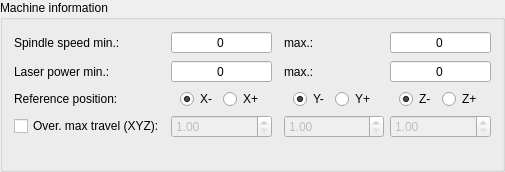
         <widget class="QGroupBox" name="grpGRBL">
          <property name="title">
           <string>Machine information</string>
          </property>
          <layout class="QVBoxLayout" name="verticalLayout_5">
           <item>
            <layout class="QGridLayout" name="gridLayout_2" columnstretch="4,3,3,3,3">
             <item row="1" column="0">
              <widget class="QLabel" name="label_18">
               <property name="text">
                <string>Laser power min.:</string>
               </property>
              </widget>
             </item>
             <item row="0" column="3">
              <widget class="QLabel" name="label_13">
               <property name="text">
                <string>max.:</string>
               </property>
              </widget>
             </item>
             <item row="2" column="1">
              <widget class="QWidget" name="widget_3" native="true">
               <layout class="QHBoxLayout" name="horizontalLayout_9">
                <property name="topMargin">
                 <number>0</number>
                </property>
                <property name="bottomMargin">
                 <number>0</number>
                </property>
                <item>
                 <widget class="QRadioButton" name="radReferenceXMinus">
                  <property name="text">
                   <string>X-</string>
                  </property>
                  <property name="checked">
                   <bool>true</bool>
                  </property>
                 </widget>
                </item>
                <item>
                 <widget class="QRadioButton" name="radReferenceXPlus">
                  <property name="text">
                   <string>X+</string>
                  </property>
                 </widget>
                </item>
               </layout>
              </widget>
             </item>
             <item row="1" column="3">
              <widget class="QLabel" name="label_35">
               <property name="text">
                <string>max.:</string>
               </property>
              </widget>
             </item>
             <item row="2" column="0">
              <widget class="QLabel" name="label_29">
               <property name="text">
                <string>Reference position:</string>
               </property>
              </widget>
             </item>
             <item row="1" column="1">
              <widget class="QSpinBox" name="txtLaserPowerMin">
               <property name="font">
                <font>
                 <pointsize>9</pointsize>
                </font>
               </property>
               <property name="alignment">
                <set>Qt::AlignmentFlag::AlignCenter</set>
               </property>
               <property name="buttonSymbols">
                <enum>QAbstractSpinBox::ButtonSymbols::NoButtons</enum>
               </property>
               <property name="maximum">
                <number>99999</number>
               </property>
              </widget>
             </item>
             <item row="0" column="4">
              <widget class="QSpinBox" name="txtSpindleSpeedMax">
               <property name="font">
                <font>
                 <pointsize>9</pointsize>
                </font>
               </property>
               <property name="alignment">
                <set>Qt::AlignmentFlag::AlignCenter</set>
               </property>
               <property name="buttonSymbols">
                <enum>QAbstractSpinBox::ButtonSymbols::NoButtons</enum>
               </property>
               <property name="maximum">
                <number>99999</number>
               </property>
              </widget>
             </item>
             <item row="0" column="0">
              <widget class="QLabel" name="label_12">
               <property name="text">
                <string>Spindle speed min.:</string>
               </property>
              </widget>
             </item>
             <item row="1" column="4">
              <widget class="QSpinBox" name="txtLaserPowerMax">
               <property name="font">
                <font>
                 <pointsize>9</pointsize>
                </font>
               </property>
               <property name="alignment">
                <set>Qt::AlignmentFlag::AlignCenter</set>
               </property>
               <property name="buttonSymbols">
                <enum>QAbstractSpinBox::ButtonSymbols::NoButtons</enum>
               </property>
               <property name="maximum">
                <number>99999</number>
               </property>
              </widget>
             </item>
             <item row="2" column="3">
              <widget class="QWidget" name="widget_2" native="true">
               <layout class="QHBoxLayout" name="horizontalLayout_8">
                <property name="topMargin">
                 <number>0</number>
                </property>
                <property name="bottomMargin">
                 <number>0</number>
                </property>
                <item>
                 <widget class="QRadioButton" name="radReferenceYMinus">
                  <property name="text">
                   <string>Y-</string>
                  </property>
                  <property name="checked">
                   <bool>true</bool>
                  </property>
                 </widget>
                </item>
                <item>
                 <widget class="QRadioButton" name="radReferenceYPlus">
                  <property name="text">
                   <string>Y+</string>
                  </property>
                 </widget>
                </item>
               </layout>
              </widget>
             </item>
             <item row="2" column="4">
              <widget class="QWidget" name="widget" native="true">
               <layout class="QHBoxLayout" name="horizontalLayout_5">
                <property name="topMargin">
                 <number>0</number>
                </property>
                <property name="bottomMargin">
                 <number>0</number>
                </property>
                <item>
                 <widget class="QRadioButton" name="radReferenceZMinus">
                  <property name="text">
                   <string>Z-</string>
                  </property>
                  <property name="checked">
                   <bool>true</bool>
                  </property>
                 </widget>
                </item>
                <item>
                 <widget class="QRadioButton" name="radReferenceZPlus">
                  <property name="text">
                   <string>Z+</string>
                  </property>
                 </widget>
                </item>
               </layout>
              </widget>
             </item>
             <item row="0" column="1">
              <widget class="QSpinBox" name="txtSpindleSpeedMin">
               <property name="font">
                <font>
                 <pointsize>9</pointsize>
                </font>
               </property>
               <property name="alignment">
                <set>Qt::AlignmentFlag::AlignCenter</set>
               </property>
               <property name="buttonSymbols">
                <enum>QAbstractSpinBox::ButtonSymbols::NoButtons</enum>
               </property>
               <property name="maximum">
                <number>99999</number>
               </property>
              </widget>
             </item>
             <item row="0" column="2">
              <spacer name="horizontalSpacer_6">
               <property name="orientation">
                <enum>Qt::Orientation::Horizontal</enum>
               </property>
               <property name="sizeType">
                <enum>QSizePolicy::Policy::Fixed</enum>
               </property>
               <property name="sizeHint" stdset="0">
                <size>
                 <width>6</width>
                 <height>20</height>
                </size>
               </property>
              </spacer>
             </item>
             <item row="3" column="1">
              <widget class="QDoubleSpinBox" name="txtMaxTravelX">
               <property name="enabled">
                <bool>false</bool>
               </property>
               <property name="minimum">
                <double>1.000000000000000</double>
               </property>
               <property name="maximum">
                <double>3000.000000000000000</double>
               </property>
               <property name="singleStep">
                <double>10.000000000000000</double>
               </property>
              </widget>
             </item>
             <item row="3" column="3">
              <widget class="QDoubleSpinBox" name="txtMaxTravelY">
               <property name="enabled">
                <bool>false</bool>
               </property>
               <property name="minimum">
                <double>1.000000000000000</double>
               </property>
               <property name="maximum">
                <double>3000.000000000000000</double>
               </property>
               <property name="singleStep">
                <double>10.000000000000000</double>
               </property>
              </widget>
             </item>
             <item row="3" column="4">
              <widget class="QDoubleSpinBox" name="txtMaxTravelZ">
               <property name="enabled">
                <bool>false</bool>
               </property>
               <property name="minimum">
                <double>1.000000000000000</double>
               </property>
               <property name="maximum">
                <double>3000.000000000000000</double>
               </property>
               <property name="singleStep">
                <double>10.000000000000000</double>
               </property>
              </widget>
             </item>
             <item row="3" column="0">
              <widget class="QCheckBox" name="chkOverrideMaxTravel">
               <property name="text">
                <string>Over. max travel (XYZ):</string>
               </property>
              </widget>
             </item>
            </layout>
           </item>
           <item>
            <layout class="QHBoxLayout" name="horizontalLayout_2">
             <item>
              <spacer name="horizontalSpacer_3">
               <property name="orientation">
                <enum>Qt::Orientation::Horizontal</enum>
               </property>
               <property name="sizeHint" stdset="0">
                <size>
                 <width>40</width>
                 <height>20</height>
                </size>
               </property>
              </spacer>
             </item>
            </layout>
           </item>
          </layout>
         </widget>
